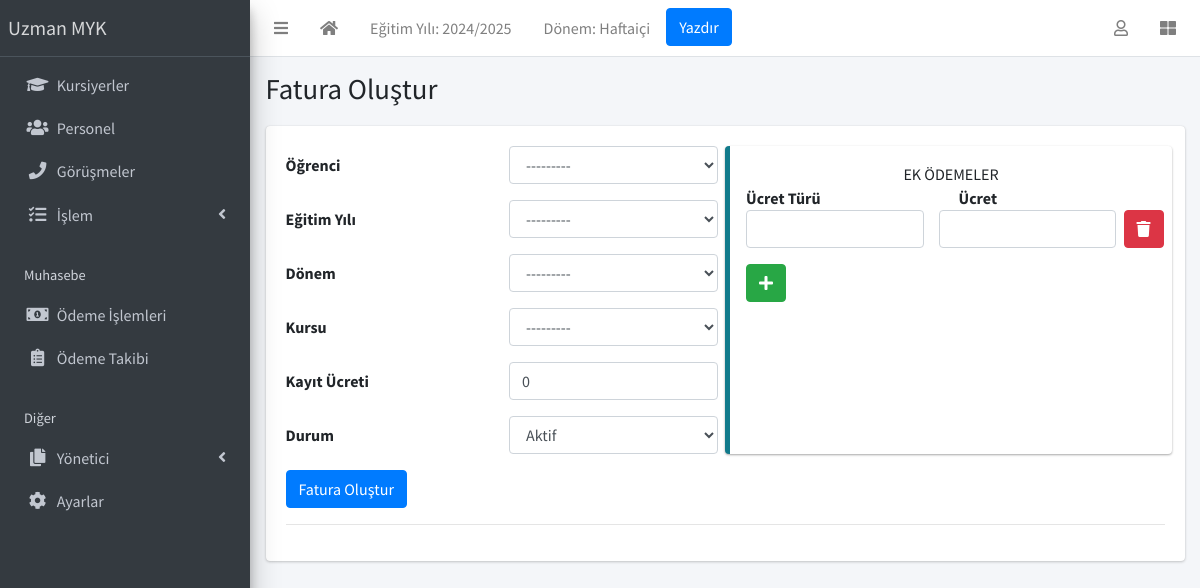
Page /finance/create/ (signed in) on the committed database.
### apps/corecode/models.py (models this page shows, shortened)
class AcademicSession(models.Model):
    name = models.CharField(max_length=200, unique=True, verbose_name = "Eğitim Yılı")
    current = models.BooleanField(default=True, verbose_name = "Aktif Eğitim Yılı")
    class Meta:
        ordering = ["-name"]
    def __str__(self):
        return self.name

class AcademicTerm(models.Model):
    name = models.CharField(max_length=20, unique=True, verbose_name = "Dönem")
    current = models.BooleanField(default=True, verbose_name = "Aktif Dönem")
    class Meta:
        ordering = ["name"]
    def __str__(self):
        return self.name

class SiteConfig(models.Model):
    key = models.SlugField()
    value = models.CharField(max_length=200)

### apps/finance/views.py (the view, shortened to what this page needs)
# urls.py: path("create/", InvoiceCreateView.as_view(), name="invoice-create"),
class InvoiceCreateView(LoginRequiredMixin, CreateView):
    model = Invoice
    fields = "__all__"
    success_url = "/finance/list"
    def get_context_data(self, **kwargs):
        context = super(InvoiceCreateView, self).get_context_data(**kwargs)
        if self.request.POST:
            context["items"] = InvoiceItemFormset(
                self.request.POST, prefix="invoiceitem_set"
            )
        else:
            context["items"] = InvoiceItemFormset(prefix="invoiceitem_set")
        return context

### apps/corecode/context_processors.py (called while the page is built)
def site_defaults(request):
    current_session = AcademicSession.objects.get(current=True)
    current_term = AcademicTerm.objects.get(current=True)
    vals = SiteConfig.objects.all()
    contexts = {
        "current_session": current_session.name,
        "current_term": current_term.name,
    }
    for val in vals:
        contexts[val.key] = val.value
    return contexts

### apps/corecode/models.py (called while the page is built)
    def __str__(self):
        return self.name

### apps/students/models.py (called while the page is built)
    def __str__(self):
        return f"{self.firstname} {self.surname} "

### apps/finance/templates/finance/invoice_form.html (shortened to what this page needs)
{% extends 'base.html' %}
{% load widget_tweaks %}
{% block title %}
{% if object %}
{{ object }}'ın ödeme bilgilerini güncelliyorsunuz!
{% else %}
Fatura Oluştur
{% endif %}
{% endblock title %}
{% block content %}
<form method="POST">
  <div class="row">
    <div class="col-sm-6">
      {% for field in form %}
      <div class="form-group row">
        <label class="col col-form-label" for="{{ field.auto_id }}">
          {{ field.label }}
        </label>
        <div class="col">
          {{ field | add_class:"form-control"}}
        </div>
      </div>
      {% endfor %}
    </div>
    <div class="col-sm-6 callout callout-info">
      <div class="text-center">EK ÖDEMELER</div>
      <div class="row">
        <div class="col"><strong>Ücret Türü</strong></div>
        <div class="col"><strong>Ücret</strong></div>
      </div>
      {% for item in items %}
      <div class="form-group row items-group">
        <div class="col">{{ item.description | add_class:"form-control"}}</div>
        <div class="col">{{ item.amount | add_class:"form-control"}}</div>
      </div>
      {% endfor %}
    </div>
  </div>
  {% if object %}
  <input type="submit" class="btn btn-primary" value="Kayıt Güncelle">
  {% else %}
  <input type="submit" class="btn btn-primary" value="Fatura Oluştur">
  {% endif %}
</form>
<hr>
{% endblock content %}

### templates/base.html (shortened to what this page needs)
{% load static %}
<!DOCTYPE html>
<html lang="tr">
<head>
  <link rel="stylesheet" href="{% static 'plugins/fontawesome-free/css/all.min.css' %}">
  <link rel="stylesheet" href="{% static 'plugins/toastr/toastr.min.css' %}">
  <link rel="stylesheet"
    href="{% static 'plugins/overlayScrollbars/css/OverlayScrollbars.min.css' %}">
  <link rel="stylesheet" href="{% static 'plugins/Datatables/datatables.min.css' %}" />
  <link rel="stylesheet" href="{% static 'dist/css/adminlte.min.css' %}">
</head>
<body
  class="hold-transition sidebar-mini layout-fixed layout-navbar-fixed layout-footer-fixed">
  <div class="wrapper">
    <nav class="main-header navbar navbar-expand navbar-white navbar-light">
      <ul class="navbar-nav">
        <li class="nav-item">
          <a class="nav-link" data-widget="pushmenu" href="#" role="button"><i
              class="fas fa-bars"></i></a>
        </li>
        <li class="nav-item d-none d-sm-inline-block">
          <a href="{% url 'home' %} " class="nav-link"><i class="fa fa-home"></i></a>
        </li>
        <li class="nav-item d-none d-sm-inline-block">
          <a href="{% url 'current-session' %}" class="nav-link">Eğitim Yılı: {{ current_session }}</a>
        </li>
        <li class="nav-item d-none d-sm-inline-block">
          <a href="{% url 'current-session' %}" class="nav-link">Dönem: {{ current_term }}</a>
        </li>
        <li class="nav-item d-none d-sm-inline-block">
          <button onclick="window.print()" class="btn btn-primary">Yazdır</button>
        </li>
      </ul>
      <ul class="navbar-nav ml-auto">
        <li class="nav-item dropdown">
          <a class="nav-link" data-toggle="dropdown" href="#">
            <i class="far fa-user"></i>
          </a>
        </li>
        <li class="nav-item">
          <a class="nav-link" data-widget="control-sidebar" data-slide="true"
            href="#" role="button"><i class="fas fa-th-large"></i></a>
        </li>
      </ul>
    </nav>
    <aside class="main-sidebar sidebar-dark-primary elevation-4">
      <a href="{% url 'home' %}" class="brand-link">{{ school_name | default:"MySchool" }}</a>
      <div class="sidebar">
        <nav class="mt-2">
          <ul class="nav nav-pills nav-sidebar flex-column"
            data-widget="treeview" role="menu" data-accordion="false">
            <li class="nav-item">
              <a href="{% url 'student-list' %}" class="nav-link">
                <i class="nav-icon fas fa-graduation-cap"></i>
                <p>
                  Kursiyerler
                </p>
              </a>
            </li>
            <li class="nav-item">
              <a href="{% url 'staff-list' %}" class="nav-link">
                <i class="nav-icon fas fa-users"></i>
                <p>
                  Personel
                </p>
              </a>
            </li>
            <li class="nav-item">
              <a href="{% url 'call-list' %}" class="nav-link">
                <i class="nav-icon fas fa-phone"></i>
                <p>
                  Görüşmeler
                </p>
              </a>
            </li>
            <li class="nav-item has-treeview">
              <a href="#" class="nav-link">
                <i class="nav-icon fas fa-tasks"></i>
                <p>
                  İşlem
                  <i class="right fas fa-angle-left"></i>
                </p>
              </a>
            </li>
            <li class="nav-header">Muhasebe</li>
            <li class="nav-item">
              <a href="{% url 'invoice-list' %}" class="nav-link">
                <i class="nav-icon fas fa-money-bill-alt"></i>
                <p>
                  Ödeme İşlemleri
                </p>
              </a>
            </li>
            <li class="nav-item">
              <a href="{% url 'invoice-takip' %}" class="nav-link">
                <i class="nav-icon fas fa-clipboard-list"></i>
                <p>
                  Ödeme Takibi
                </p>
              </a>
            </li>
            <li class="nav-header">Diğer</li>
            <li class="nav-item has-treeview">
              <a href="#" class="nav-link">
                <i class="nav-icon fas fa-copy"></i>
                <p>
                  Yönetici
                  <i class="fas fa-angle-left right"></i>
                </p>
              </a>
            </li>
            <li class="nav-item">
              <a href="{% url 'configs' %}" class="nav-link">
                <i class="nav-icon fas fa-cog"></i>
                <p>
                  Ayarlar
                </p>
              </a>
            </li>
          </ul>
        </nav>
      </div>
    </aside>
    <div class="content-wrapper">
      <section class="content-header">
        <div class="container-fluid">
          <div class="row mb-1">
            <div class="col-sm-8">
              <h1>{% block title %}{% endblock title %}</h1>
            </div>
            <div class="col-sm-4">
            </div>
          </div>
        </div>
      </section>
      <section class="content">
        <div class="container-fluid">
          <div class="row">
            <div class="col-md-12">
              {% block fullcard %}
              <div class="card">
                <div class="card-body">
                  <div class="row">
                    <div class="col">
                      {% block content %}
                      {% endblock content %}
                    </div>
                  </div>
                </div>
              </div>
              {% endblock fullcard %}
            </div>
          </div>
        </div>
      </section>
    </div>
  </div>
</body>
</html>

### rows in the picture
AcademicSession: name "2024/2025"
AcademicTerm: name "Haftaiçi"
SiteConfig: value "Uzman MYK"

### other values in the picture
{{ field.label }} "Öğrenci" "Eğitim Yılı" "Dönem" "Kursu" "Kayıt Ücreti" "Durum"
